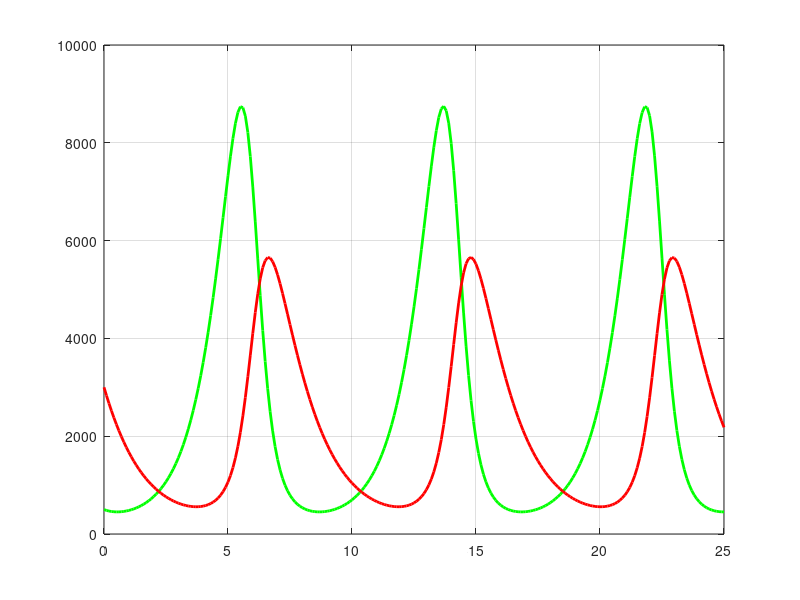

This chart was generated by the following MATLAB code:
clc;clear all;
%NL=x,NG=y;
%Using Rungee Kutta 4th order
h=0.1;
t_start=0;
t_end=25;
t=t_start:h:t_end;
N=length(t);
x=zeros(1,N);
y=zeros(1,N);
x(1)=3000;
y(1)=500;
f=@(t,x,y)(0.00025*x*y-0.7*x);
g=@(t,x,y)(1.1*y-0.0005*x*y);
for i=1:N-1;
    k1=f(t(i),x(i),y(i));
    m1=g(t(i),x(i),y(i));

    k2=f(t(i)+h/2,x(i)+(h/2)*k1,y(i)+(h/2)*m1);
    m2=g(t(i)+h/2,x(i)+(h/2)*k1,y(i)+(h/2)*m1);

    k3=f(t(i)+h/2,x(i)+(h/2)*k2,y(i)+(h/2)*m2);
    m3=g(t(i)+h/2,x(i)+(h/2)*k2,y(i)+(h/2)*m2);

    k4=f(t(i)+h,x(i)+h*k3,y(i)+h*m3);
    m4=g(t(i)+h,x(i)+h*k3,y(i)+h*m3);

    x(i+1)=x(i)+(h/6)*(k1+2*k2+2*k3+k4);
    y(i+1)=y(i)+(h/6)*(m1+2*m2+2*m3+m4);
end
fprintf("\n  Runge Kutta 4th Order \n")
disp("______________________________")
fprintf("Time(t)               X(t)         Y(t)");
fprintf('\n-----------------------------------------\n');
for i=1:N
    fprintf("%-10.1f %15.2f %15.2f\n",t(i),x(i),y(i));
end
plot(t, y, 'g-', 'LineWidth', 2);
hold on
plot(t, x, 'r-', 'LineWidth', 2);           
grid on;
